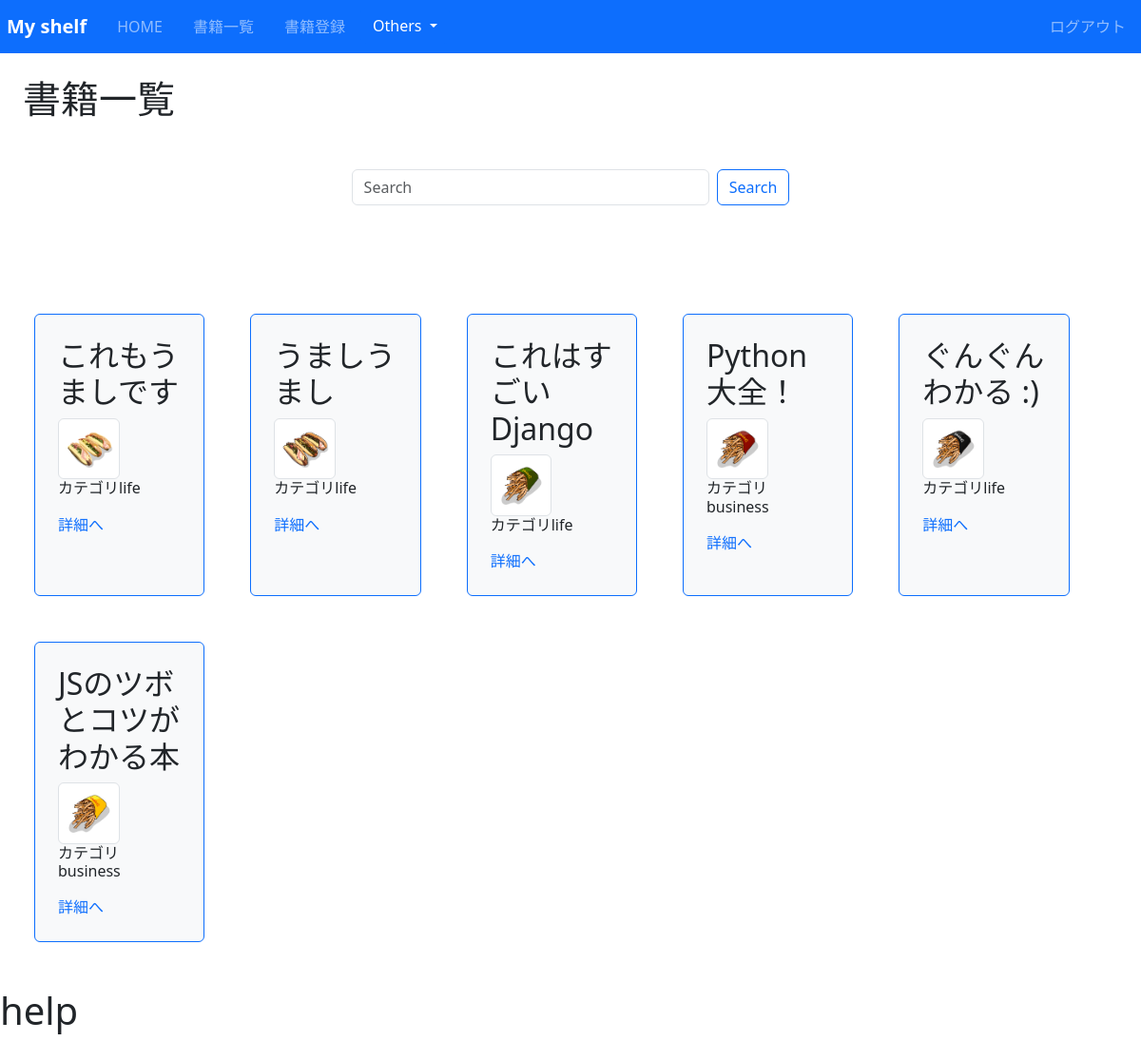
Page /book/ (signed in) on the committed database.
### book/models.py (models this page shows, shortened)
class Book(models.Model):
    title = models.CharField(max_length=100)
    text = models.TextField()
    thumbnail = models.ImageField(null=True, blank=True)
    category = models.CharField(max_length=100, choices=CATEGORY)
    user = models.ForeignKey('auth.User', on_delete=models.CASCADE)

### book/views.py (the view)
# urls.py: path('book/', views.ListBookView.as_view(), name = 'list-book'),
class ListBookView(LoginRequiredMixin, ListView):                   #database使う時はListViewを使う
    template_name = 'book/book_list.html'
    model = Book                                #model = Book でBookモデルを使うことを指定している
    def get_queryset(self, **kwargs):                    #ここから下は検索機能
        queryset = super().get_queryset(**kwargs)
        query = self.request.GET
        if q := query.get('q'): #python3.8以降
            queryset = queryset.filter(title__icontains=q)
        return queryset.order_by('-id')

### book/templates/book/book_list.html (shortened to what this page needs)
{% extends 'base.html' %}
{% block h1 %}書籍一覧{% endblock h1 %}
{% block content %}
<div class="search">
    <form class="d-flex" action="{% url 'list-book' %}" method="get">
        <input name="q" class="form-control me-2" type="search" placeholder="Search" aria-label="Search">
        <button class="btn btn-outline-primary" type="submit">Search</button>
    </form>
</div>
<div class="row neworder">
    {% for item in object_list %}
    <div class="p-4 m-4 bg-light border border-primary rounded disp1 item">
        <h2 class="text-dark">{{ item.title }}</h2>
        <img src="{{ item.thumbnail.url }}" class="img-thumbnail disp1" alt="thumbnail">
        <h6 >カテゴリ{{ item.category }}</h6>
        <div class="mt-3">
        <a href="{% url 'detail-book' item.pk %}">詳細へ</a>
        </div>
    </div>
    {% endfor %}
</div>
{% endblock content %}

### book/static/css/style.css (style rules this page uses)
a { text-decoration: none; }
.disp1 { width: 50%; height: auto; }
.search { width : 40%; height: auto; margin: 50px auto 90px auto; }
.neworder { width: 100%; height: auto; display: flex; flex-wrap: wrap; }
.item { flex-basis: calc(16% - 5px); width: 200px; height: auto; }

### rows in the picture
Book: title "これもうましです", thumbnail (picture), category "life"
Book: title "うましうまし", thumbnail (picture), category "life"
Book: title "これはすごいDjango", thumbnail (picture), category "life"
Book: title "Python大全！", thumbnail (picture), category "business"
Book: title "ぐんぐんわかる :)", thumbnail (picture), category "life"
Book: title "JSのツボとコツがわかる本", thumbnail (picture), category "business"
